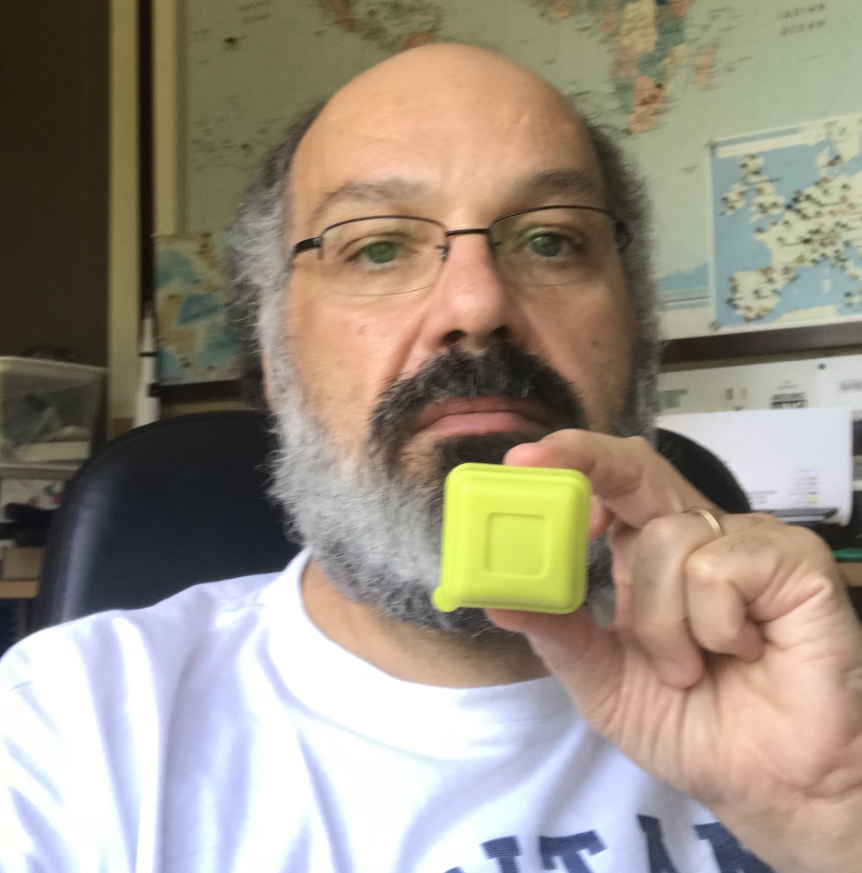
#> input picture dataset/test.jpg, 1723 x 1746 px, found by its file name (shown at 1/2 size)
$ python test_color_convert.py
#> lines starting #> are read from the running program, lines starting #| are printed output that depends on the picture; after the words box and inside, x2 and y2 are one past the last pixel; in counts of white or black regions, pixels touching at a corner belong together; pictures that were not available may be replaced by others from this repository, and a replacement may not be noted
# -- coding: utf-8 --

import cv2 as cv
import numpy as np

# def extrace_object(img):
def extrace_object():
    # [8 lines of commented-out code are left out]

    cap = cv.VideoCapture("vtest.avi")
    while(True):
        ret,frame = cap.read()
        if ret == False:
            break;
        hsv = cv.cvtColor(frame,cv.COLOR_BGR2HSV)

        lower_hsv = np.array([37,43,46])
        upper_hsv = np.array([77,255,255])

        #分离出绿色
        mask = cv.inRange(hsv,lowerb=lower_hsv,upperb=upper_hsv)
        #合并图像
        dst = cv.bitwise_and(frame,frame,mask=mask)

        cv.imshow("RAW",frame)
        cv.imshow("MASK",dst)

        c = cv.waitKey(40)
        if c == 27:
            break


def color_space(img):
    gray = cv.cvtColor(img,cv.COLOR_BGR2GRAY)
    cv.imshow("gray",gray)
    hsv = cv.cvtColor(img,cv.COLOR_BGR2HSV)
    cv.imshow("hsv",hsv)
    yuv = cv.cvtColor(img,cv.COLOR_BGR2YUV)
    cv.imshow("yuv",yuv)
    ycrcb = cv.cvtColor(img,cv.COLOR_BGR2YCrCb)
    cv.imshow("ycrcb",ycrcb)


print(cv.__version__)
src = cv.imread("test.jpg")
#> src is the input picture: shape (1746, 1723, 3); mean B, G, R 129.4, 144.2, 154.2

# cv.namedWindow("RAW",cv.WINDOW_AUTOSIZE)
# cv.imshow("RAW",src)

#裁剪图像
resizeImg = cv.resize(src,(800,800))
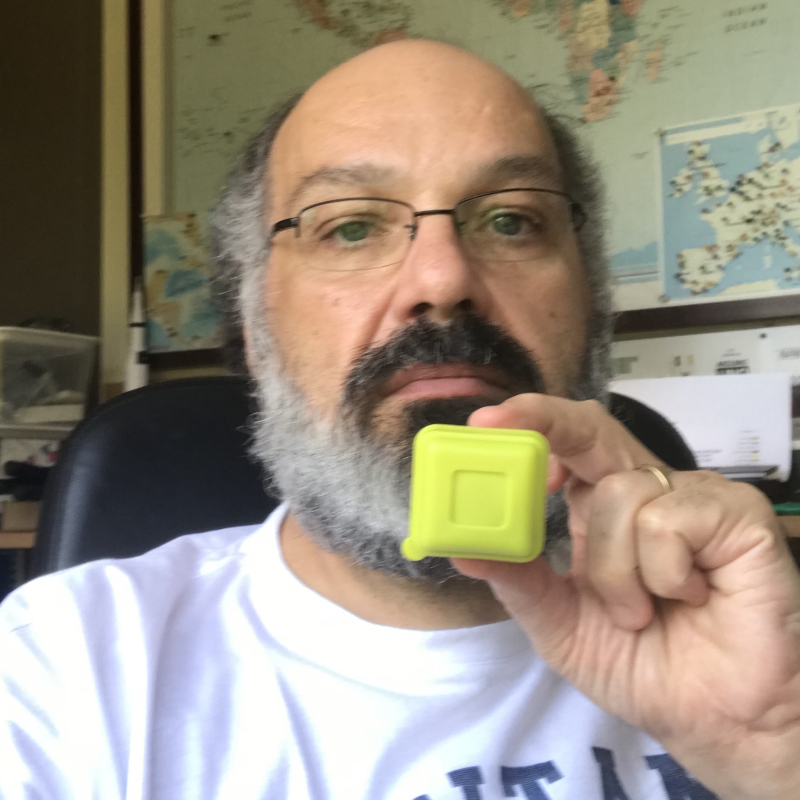
#> resizeImg: shape (800, 800, 3); mean B, G, R 129.3, 144.1, 154.1
cv.imshow("裁剪",resizeImg)

extrace_object()
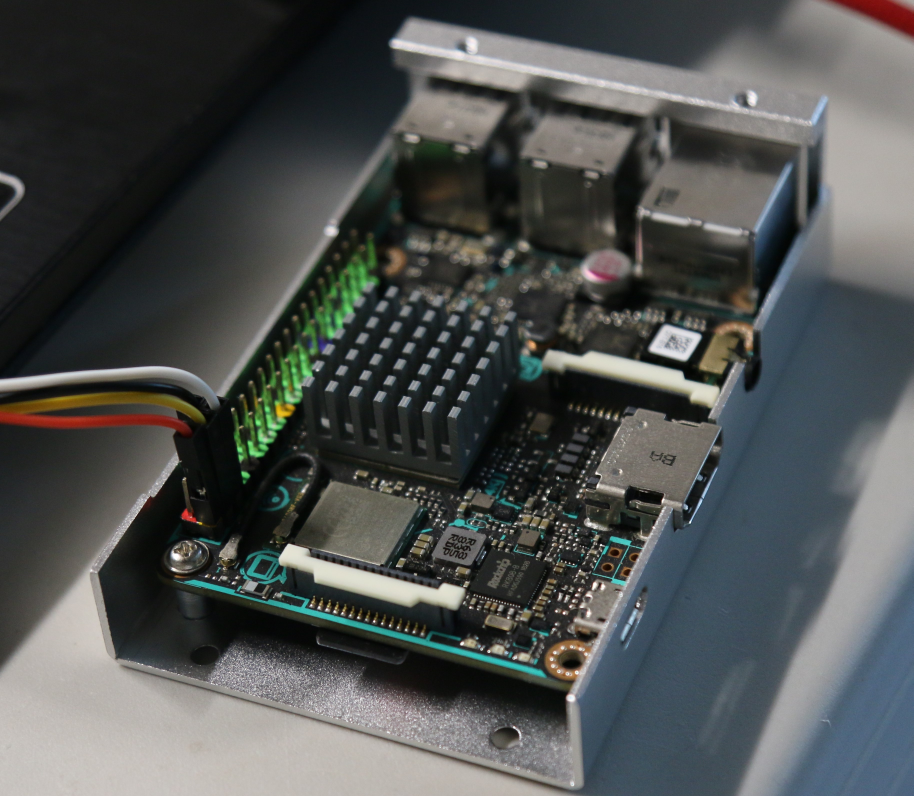
#> input picture dataset/1.JPG, 3653 x 3184 px, given in place of vtest.avi, which was not available (shown at 1/4 size)
#> in extrace_object, frame is the input picture: shape (3184, 3653, 3); mean B, G, R 79.8, 80.9, 77.9
#> in extrace_object, `hsv = cv.cvtColor(frame,cv.COLOR_BGR2HSV)`: hsv: shape (3184, 3653, 3); mean H, S, V 62.1, 43.9, 85.7
#> in extrace_object, `mask = cv.inRange(hsv,lowerb=lower_hsv,upperb=upper_hsv)`:
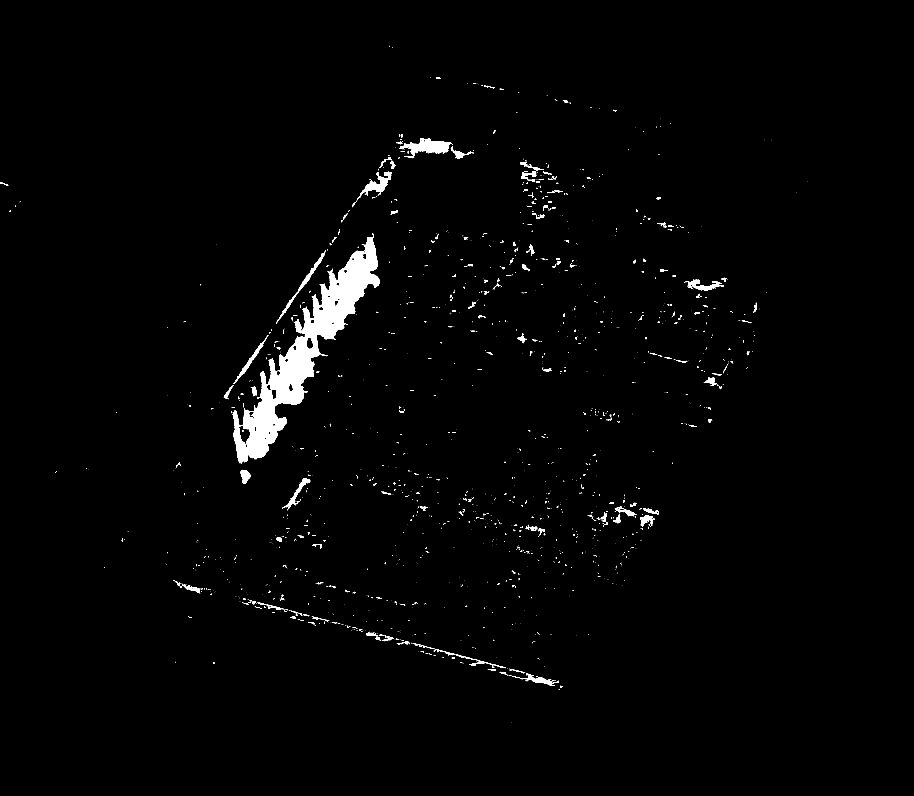
#> mask: shape (3184, 3653) (shown at 1/4 size); 1.5% white; 1837 white regions (1495 under 20 px), largest, box (x1, y1, x2, y2) and area: (929, 934, 1518, 1854) 117388, (1618, 552, 1808, 633) 6776, (1440, 686, 1568, 782) 4038
#> in extrace_object, `dst = cv.bitwise_and(frame,frame,mask=mask)`:
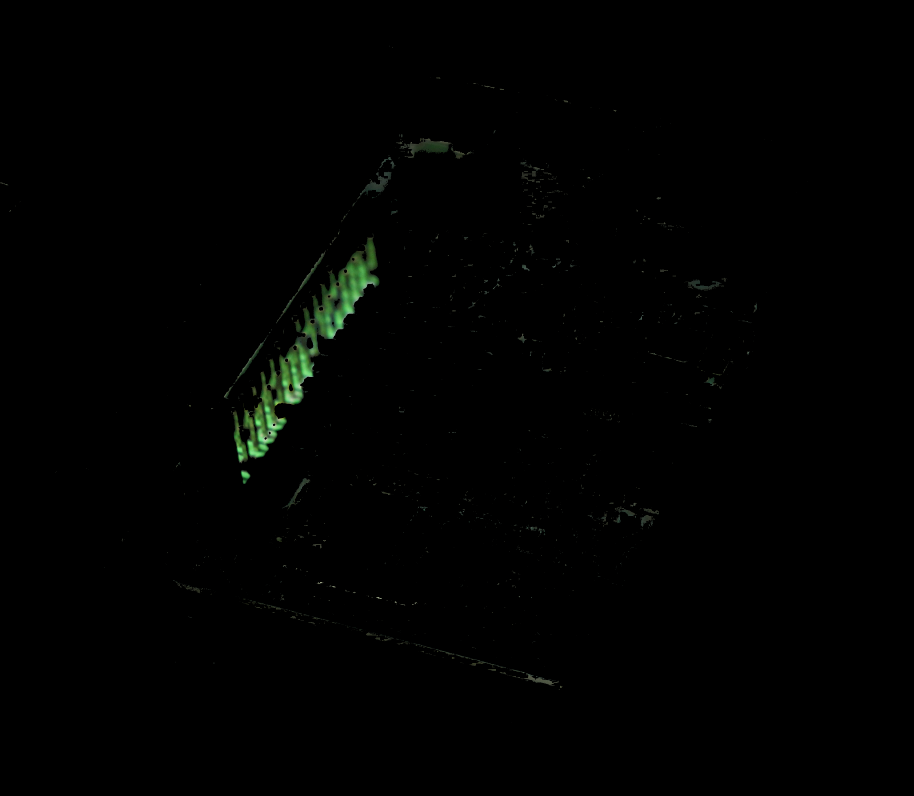
#> dst: shape (3184, 3653, 3) (shown at 1/4 size); mean B, G, R 0.8, 1.5, 0.9
#> (key Esc is pressed here)

# [13 lines of commented-out code are left out]

cv.waitKey(0)
cv.destroyAllWindows()
